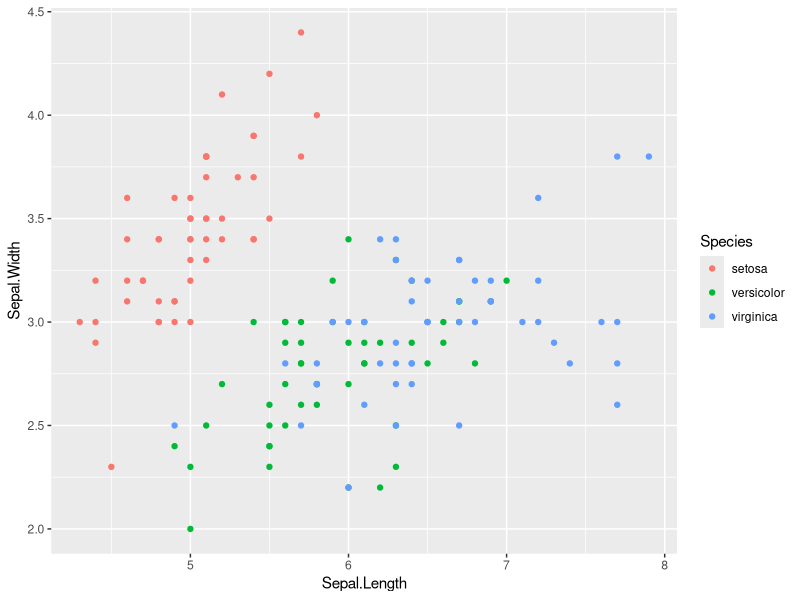
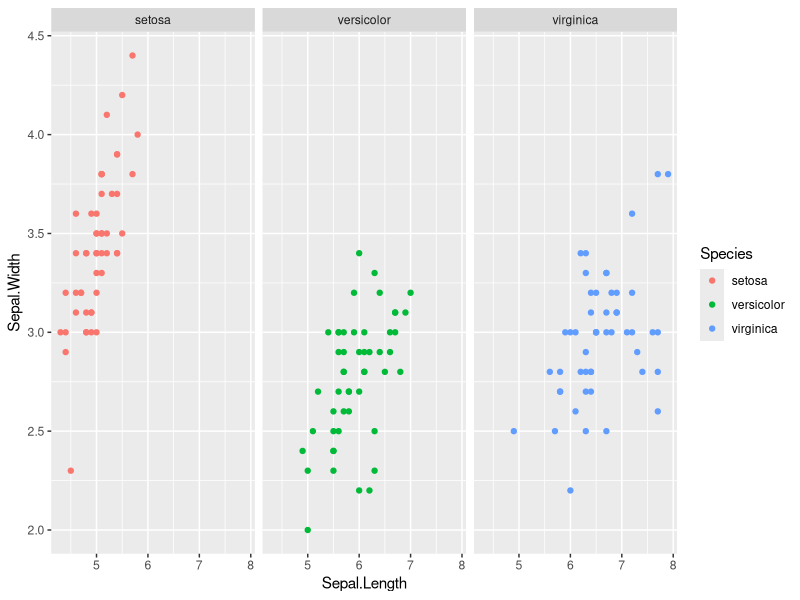
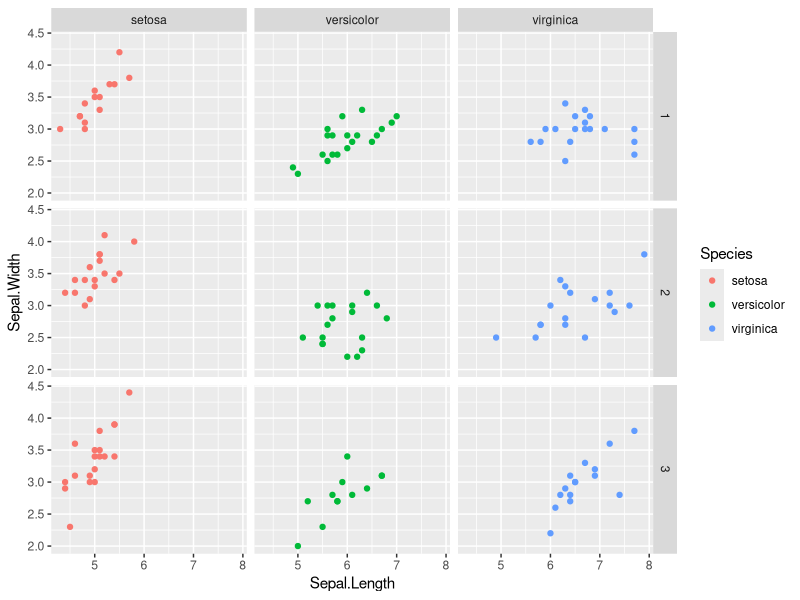
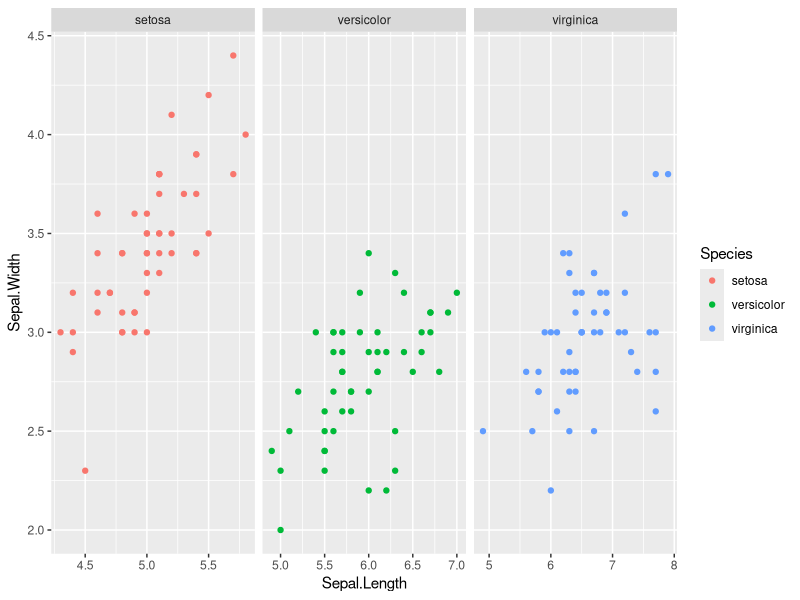
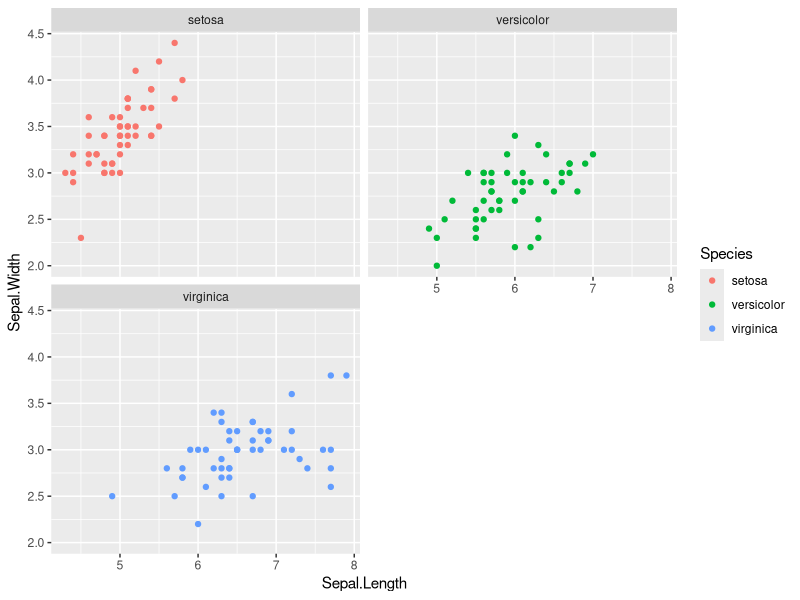
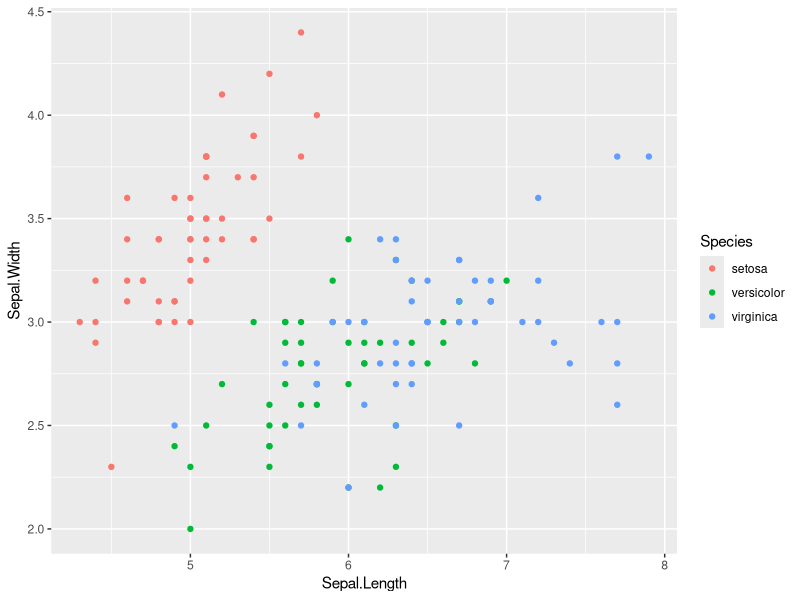
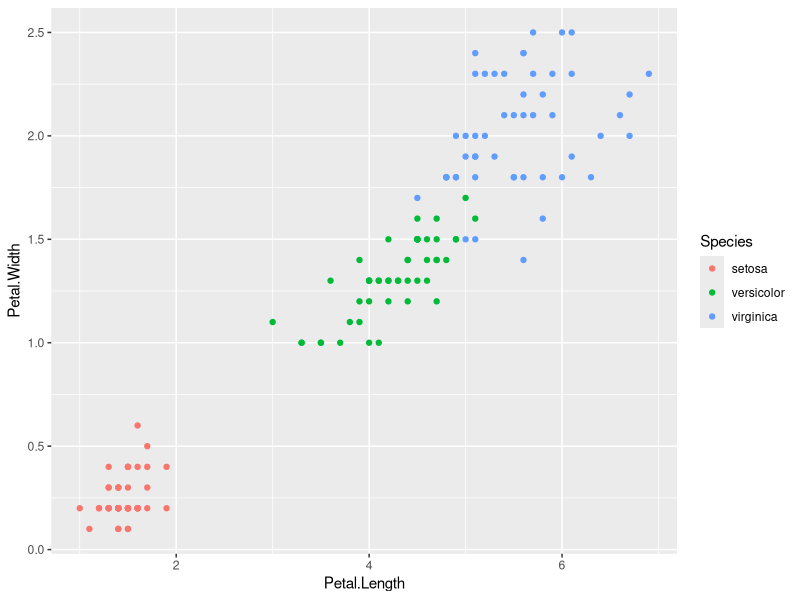
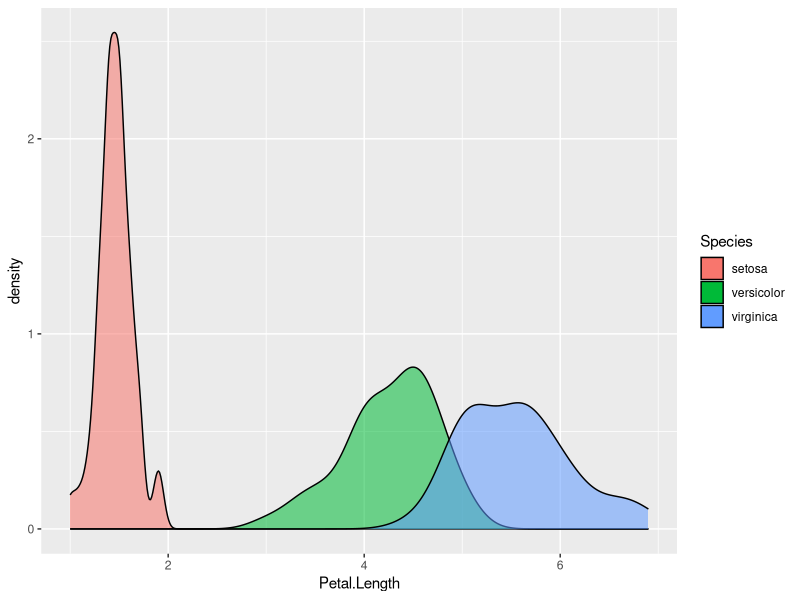

Write R code to recreate these figures, in order.

############################################################
# Joaquín  Carrascosa                                      #
# Gráficos por categoría y combinados                      #
# facet_grid  ; facet_wrap  y ggarrange() de ggpubr        #
############################################################

library(ggplot2)
library(ggpubr)
install.packages("ggpubr")
#data
data(iris)

vec <- sample(1:3, 150, replace=TRUE)
iris <- cbind(iris, tipo = vec)     # Add new column to data

#Gráfico base
?iris

rm(p)
p<- ggplot(iris, aes(x=Sepal.Length, y=Sepal.Width, color=Species))+
  geom_point()

p

##Facet grid, (vertical ~ horizontal)

rm(p)
p<- ggplot(iris, aes(x=Sepal.Length, y=Sepal.Width, color=Species))+
  geom_point()+
  facet_grid(. ~ Species)
p

#Con 2 variables
rm(p)
p<- ggplot(iris, aes(x=Sepal.Length, y=Sepal.Width, color=Species))+
  geom_point()+
  facet_grid(tipo ~ Species)
p

#Escalas eje x e y | "free", "free_x", or "free_y"

rm(p)
p<- ggplot(iris, aes(x=Sepal.Length, y=Sepal.Width, color=Species))+
  geom_point()+
  facet_grid(. ~ Species, scales="free")
p

#Facet Wrap (ncol y nrow)

rm(p)
p<- ggplot(iris, aes(x=Sepal.Length, y=Sepal.Width, color=Species))+
  geom_point()+
  facet_wrap(Species ~ ., ncol=2)
p



#Combinar gráficos con ggarange

rm(g1)
g1<- ggplot(iris, aes(x=Sepal.Length, y=Sepal.Width, color=Species))+
  geom_point()
g1

rm(g2)
g2<- ggplot(iris, aes(x=Petal.Length, y=Petal.Width, color=Species))+
  geom_point()
g2

rm(g3)
g3<- ggplot(iris, aes(x=Petal.Length, fill=Species, alpha=0.6))+
  geom_density()+
  guides(alpha = FALSE)
g3

ggarrange(g1, g2, g3, common.legend = TRUE, ncol=2, nrow=2)


#__________________________________________________________________________
# Cargar librerías necesarias
library(ggplot2)
library(ggpubr)

# Explorar el dataset mpg
?mpg  # Ver la descripción del dataset
head(mpg)  # Ver las primeras filas

# ==============================================
# 1️⃣ Gráfico Base: Relación entre Cilindraje (displ) y Consumo en Carretera (hwy)
# ==============================================
p <- ggplot(mpg, aes(x = displ, y = hwy, color = class)) +
  geom_point() +
  labs(title = "Relación entre Cilindraje y Consumo en Carretera",
       x = "Cilindraje (displ)", y = "Millas por Galón en Carretera (hwy)")
p  # Mostrar gráfico base

# ==============================================
# 2️⃣ Uso de facet_grid() para separar datos en columnas por 'drv' (tracción)
# ==============================================
p_grid_col <- p + facet_grid(. ~ drv)  # Facetas en columnas
p_grid_col

# ==============================================
# 3️⃣ Uso de facet_grid() con dos variables (filas: 'drv', columnas: 'class')
# ==============================================
p_grid_2var <- p + facet_grid(drv ~ class)
p_grid_2var

# ==============================================
# 4️⃣ Uso de facet_wrap() para organizar facetas con una sola variable (class)
# ==============================================
p_wrap <- p + facet_wrap(~ class, ncol = 2)  # Organiza en 2 columnas
p_wrap

# ==============================================
# 5️⃣ Uso de escalas libres en facet_grid()
# ==============================================
p_free_scale <- p + facet_grid(. ~ drv, scales = "free")  # Ajusta escalas en cada faceta
p_free_scale

# ==============================================
# 6️⃣ Combinación de múltiples gráficos con ggarrange()
# ==============================================

# Gráfico 1: Relación entre cilindraje y consumo en carretera
g1 <- ggplot(mpg, aes(x = displ, y = hwy, color = class)) +
  geom_point() +
  labs(title = "Cilindraje vs Consumo en Carretera")

# Gráfico 2: Relación entre cilindraje y consumo en ciudad
g2 <- ggplot(mpg, aes(x = displ, y = cty, color = class)) +
  geom_point() +
  labs(title = "Cilindraje vs Consumo en Ciudad")

# Gráfico 3: Densidad del consumo en carretera según la clase del auto
g3 <- ggplot(mpg, aes(x = hwy, fill = class, alpha = 0.6)) +
  geom_density() +
  guides(alpha = FALSE) +
  labs(title = "Distribución de Consumo en Carretera")

# Combinar gráficos en una sola visualización
ggarrange(g1, g2, g3, common.legend = TRUE, ncol = 2, nrow = 2)

